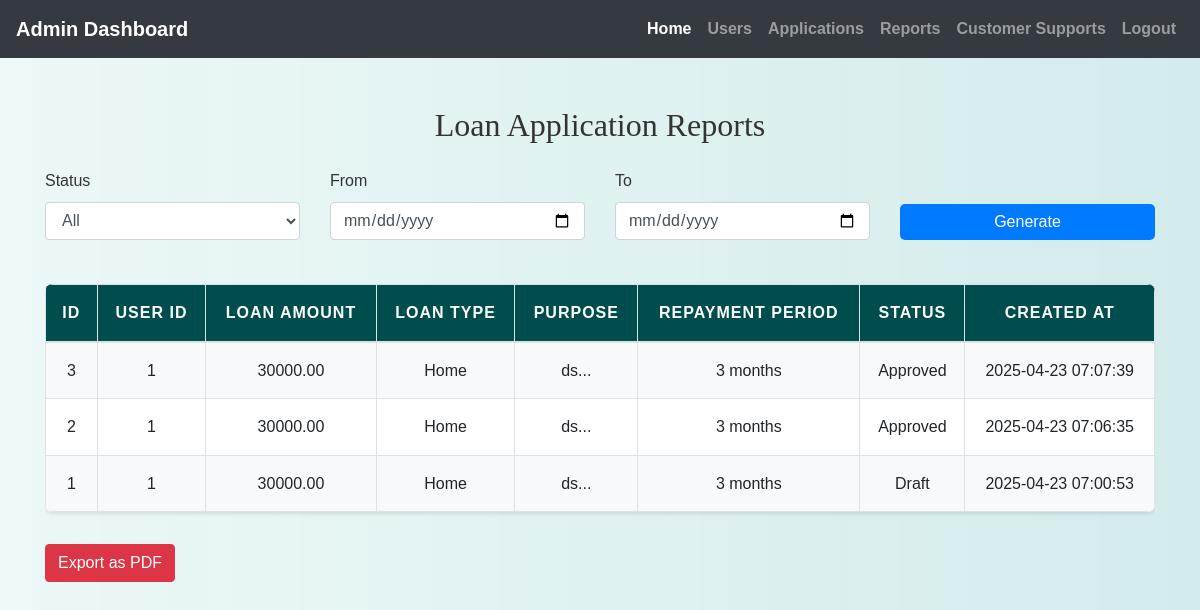
The page /admin/reports.php (signed in) on the database its author committed.
### tables this page shows
CREATE TABLE `loan_applications` (
  `id` int(11) NOT NULL,
  `user_id` int(11) NOT NULL,
  `loan_amount` decimal(10,2) NOT NULL,
  `loan_type` varchar(255) NOT NULL,
  `purpose` text NOT NULL,
  `repayment_period` int(11) NOT NULL,
  `proof_of_income` varchar(255) NOT NULL,
  `proof_of_identification` varchar(255) NOT NULL,
  `credit_history` varchar(255) NOT NULL,
  `application_status` enum('submitted','under_review','approved','rejected','partially_completed','draft') DEFAULT 'submitted',
  `created_at` timestamp NOT NULL DEFAULT current_timestamp(),
  `updated_at` timestamp NOT NULL DEFAULT current_timestamp() ON UPDATE current_timestamp(),
  `review` text NOT NULL DEFAULT ''
);

### admin/reports.php (the view, shortened to what this page needs)
<?php
include 'config.php';
$where = "1";
$query = "SELECT * FROM loan_applications WHERE $where ORDER BY created_at DESC";
$result = mysqli_query($conn, $query);
?>
<!DOCTYPE html>
<html>
<head>
    <link rel="stylesheet" href="https://stackpath.bootstrapcdn.com/bootstrap/4.3.1/css/bootstrap.min.css">
    <link rel="stylesheet" href="../css/style.css">
</head>
<body>
<?php include('admin_navbar.php'); ?>
<div class="container mt-5">
    <h2 class="text-center mb-4">Loan Application Reports</h2>
    <form method="POST" class="row g-3 mb-4">
        <div class="col-md-3">
            <label>Status</label>
            <select name="status" class="form-control">
                <option value="">All</option>
            </select>
        </div>
        <div class="col-md-3">
            <label>From</label>
            <input type="date" name="from" class="form-control">
        </div>
        <div class="col-md-3">
            <label>To</label>
            <input type="date" name="to" class="form-control">
        </div>
        <div class="col-md-3 d-flex align-items-end">
            <button type="submit" class="btn btn-primary w-100">Generate</button>
        </div>
    </form>
    <div class="table-responsive">
        <table class="table table-bordered" id="reportTable">
            <thead class="table-dark">
                <tr>
                    <th>ID</th>
                    <th>User ID</th>
                    <th>Loan Amount</th>
                    <th>Loan Type</th>
                    <th>Purpose</th>
                    <th>Repayment Period</th>
                    <th>Status</th>
                    <th>Created At</th>
                </tr>
            </thead>
            <tbody>
                <?php while ($row = mysqli_fetch_assoc($result)) { ?>
                    <tr>
                        <td><?= $row['id'] ?></td>
                        <td><?= $row['user_id'] ?></td>
                        <td><?= $row['loan_amount'] ?></td>
                        <td><?= $row['loan_type'] ?></td>
                        <td><?= htmlspecialchars(substr($row['purpose'], 0, 30)) . '...' ?></td>
                        <td><?= $row['repayment_period'] ?> months</td>
                        <td><?= ucfirst(str_replace('_', ' ', $row['application_status'])) ?></td>
                        <td><?= $row['created_at'] ?></td>
                    </tr>
                <?php } ?>
            </tbody>
        </table>
    </div>
    <button onclick="downloadPDF()" class="btn btn-danger mt-3">Export as PDF</button>
</div>
</body>
</html>

### css/style.css (style rules this page uses)
body { background: linear-gradient(90deg, rgba(233, 246, 246, 0.831), rgba(207, 233, 233, 0.9)); font-family: 'Arial', sans-serif; color: #333; line-height: 1.6; }
h1, h2, h3, h4 { text-align: center; margin-top: 30px; margin-bottom: 30px; font-family: 'Georgia', serif; }
.container { margin-bottom: 40px; }
.table { width: 100%; border-collapse: collapse; margin-top: 20px; font-size: 16px; background-color: #ffffff; border-radius: 8px; overflow: hidden; box-shadow: 0 2px 4px rgba(0, 0, 0, 0.1); }
.table th, .table td { padding: 15px; border: 1px solid #dee2e6; text-align: center; }
.table thead th { background-color: #004d4d; color: white; font-weight: bold; text-transform: uppercase; letter-spacing: 1px; }
.table tbody tr:nth-child(odd) { background-color: #f8f9fa; }
.btn-primary { color: #fff; border: none; border-radius: 5px; cursor: pointer; transition: background-color 0.3s ease; }

### rows shown on the page
loan_applications: id "3", user "1", loan_amount "30000.00", loan_type "Home", purpose "ds", repayment_period "3", application_status "Approved", created_at "2025-04-23 07:07:39"
loan_applications: id "2", user "1", loan_amount "30000.00", loan_type "Home", purpose "ds", repayment_period "3", application_status "Approved", created_at "2025-04-23 07:06:35"
loan_applications: id "1", user "1", loan_amount "30000.00", loan_type "Home", purpose "ds", repayment_period "3", application_status "Draft", created_at "2025-04-23 07:00:53"
